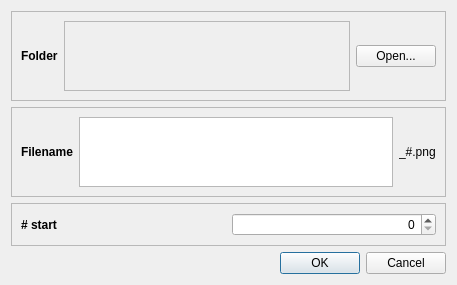
<?xml version="1.0" encoding="UTF-8"?>
<ui version="4.0">
 <class>ScreenshotOptions</class>
 <widget class="QDialog" name="ScreenshotOptions">
  <property name="windowModality">
   <enum>Qt::WindowModality::NonModal</enum>
  </property>
  <property name="geometry">
   <rect>
    <x>0</x>
    <y>0</y>
    <width>457</width>
    <height>257</height>
   </rect>
  </property>
  <property name="windowTitle">
   <string>Screenshot Settings</string>
  </property>
  <layout class="QVBoxLayout" name="verticalLayout">
   <item>
    <widget class="QFrame" name="Folder">
     <property name="frameShape">
      <enum>QFrame::Shape::StyledPanel</enum>
     </property>
     <property name="frameShadow">
      <enum>QFrame::Shadow::Raised</enum>
     </property>
     <layout class="QHBoxLayout" name="horizontalLayout_2">
      <item>
       <widget class="QLabel" name="titleFolder">
        <property name="font">
         <font>
          <bold>true</bold>
         </font>
        </property>
        <property name="text">
         <string>Folder</string>
        </property>
       </widget>
      </item>
      <item>
       <widget class="QTextEdit" name="textEditFolder">
        <property name="enabled">
         <bool>false</bool>
        </property>
        <property name="layoutDirection">
         <enum>Qt::LayoutDirection::RightToLeft</enum>
        </property>
       </widget>
      </item>
      <item>
       <widget class="QPushButton" name="pushButtonFolder">
        <property name="text">
         <string>Open...</string>
        </property>
       </widget>
      </item>
     </layout>
    </widget>
   </item>
   <item>
    <widget class="QFrame" name="Filename">
     <property name="frameShape">
      <enum>QFrame::Shape::StyledPanel</enum>
     </property>
     <property name="frameShadow">
      <enum>QFrame::Shadow::Raised</enum>
     </property>
     <layout class="QHBoxLayout" name="horizontalLayout">
      <item>
       <widget class="QLabel" name="titleFilename">
        <property name="font">
         <font>
          <bold>true</bold>
         </font>
        </property>
        <property name="text">
         <string>Filename</string>
        </property>
       </widget>
      </item>
      <item>
       <widget class="QTextEdit" name="textEditFilename">
        <property name="enabled">
         <bool>true</bool>
        </property>
       </widget>
      </item>
      <item>
       <widget class="QLabel" name="titleFilename_3">
        <property name="font">
         <font>
          <bold>false</bold>
         </font>
        </property>
        <property name="text">
         <string>_#.png</string>
        </property>
       </widget>
      </item>
     </layout>
    </widget>
   </item>
   <item>
    <widget class="QFrame" name="Numbering">
     <property name="frameShape">
      <enum>QFrame::Shape::StyledPanel</enum>
     </property>
     <property name="frameShadow">
      <enum>QFrame::Shadow::Raised</enum>
     </property>
     <layout class="QHBoxLayout" name="horizontalLayout_3">
      <item>
       <widget class="QLabel" name="titleNumbering">
        <property name="font">
         <font>
          <bold>true</bold>
         </font>
        </property>
        <property name="text">
         <string># start</string>
        </property>
       </widget>
      </item>
      <item>
       <widget class="QSpinBox" name="spinBoxNumbering">
        <property name="alignment">
         <set>Qt::AlignmentFlag::AlignRight|Qt::AlignmentFlag::AlignTrailing|Qt::AlignmentFlag::AlignVCenter</set>
        </property>
        <property name="maximum">
         <number>9999</number>
        </property>
       </widget>
      </item>
     </layout>
    </widget>
   </item>
   <item>
    <widget class="QDialogButtonBox" name="buttonBox">
     <property name="standardButtons">
      <set>QDialogButtonBox::StandardButton::Cancel|QDialogButtonBox::StandardButton::Ok</set>
     </property>
    </widget>
   </item>
  </layout>
 </widget>
 <resources/>
 <connections/>
</ui>
